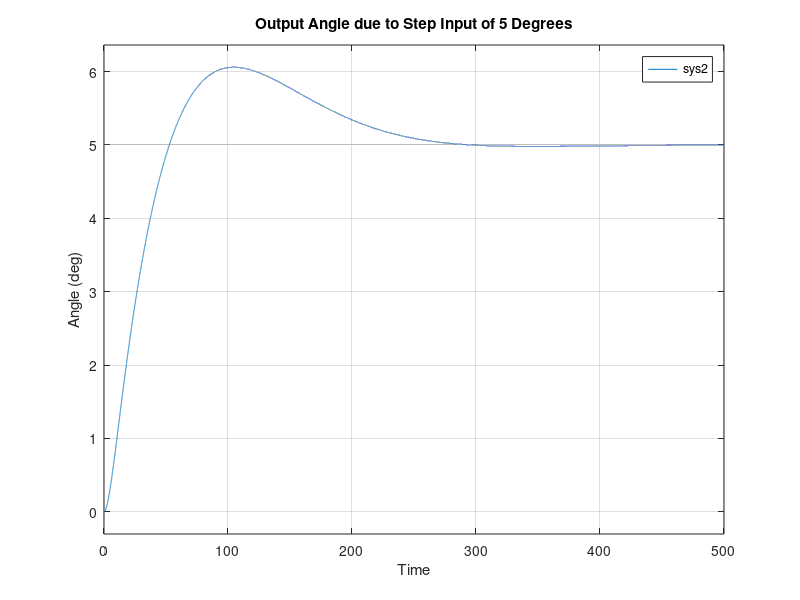

The MATLAB source for this figure:
%controller2
%(1)Output in response to step input reference of 5 deg
%Theta/Theta(ref)

clc
clear

numk = [240 3];
denk = [80 20];
sysk = tf(numk, denk);

numg = [1];
demg = [400 0 0];
sysg = tf(numg, demg);

sysf = series(sysg, sysk);
sys2 = feedback(sysf, 1);

t = 0:0.01:500;
r=5*ones(size(t));
lsim(sys2,r,t) ;
xlabel('Time');
ylabel('Angle (deg)');
title('Output Angle due to Step Input of 5 Degrees');
